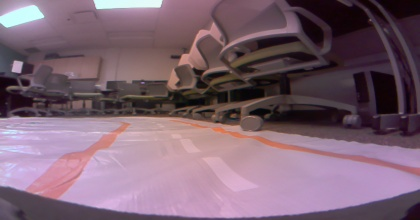
#> input picture sample_0.jpg, 420 x 220 px
$ python -i Cameras.py   (imports and definitions only)
#> lines starting #> are read from the running program, lines starting #| are printed output that depends on the picture; after the words box and inside, x2 and y2 are one past the last pixel; in counts of white or black regions, pixels touching at a corner belong together
#> further down, picture is the input picture: shape (220, 420, 3); mean B, G, R 113.7, 98.7, 124.2
import sys
import cv2
import numpy as np
import threading
import os
from pal.products.qcar import QCarCameras, IS_PHYSICAL_QCAR
from pal.utilities.vision import Camera2D
from pal.products.qcar import QCarRealSense, IS_PHYSICAL_QCAR

# [42 lines left out: functions region_of_interest, detect_lanes, not called in this run]


# [1 line that did not run here, left out]
# [1 line that did not run here, left out]
# [1 line that did not run here, left out]
# [1 line that did not run here, left out]
# [1 line that did not run here, left out]

def identify_lane(frame):

    # remove the QCAR bumper from view
    height, width = frame.shape[:2]
#> height = 220; width = 420
    cropped_height = int(height*0.85)
#> cropped_height = 187
    frame = frame[:cropped_height,:]
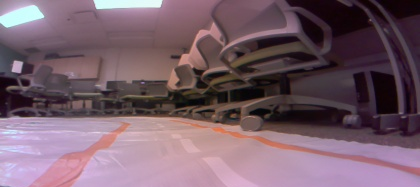
#> frame: shape (187, 420, 3); mean of channels 0, 1, 2 106.8, 94.5, 119.2; drawn as B, G, R

    # store image size
    height, width = frame.shape[:2]
#> height = 187

    # [7 lines of commented-out code are left out]
    hsv_image = cv2.cvtColor(frame, cv2.COLOR_BGR2HSV)
#> hsv_image: shape (187, 420, 3); mean H, S, V 130.6, 73.5, 121.3

    # lane color range (orange)
    opaque_orange = np.array([255,204,204])
    saturated_orange = np.array([153,76,0])

    # saturate the lane color
    orange_mask = cv2.inRange(hsv_image,opaque_orange,saturated_orange)
#> orange_mask: shape (187, 420); every value is 0
    orange_region = cv2.bitwise_and(frame,frame,mask=orange_mask)
#> orange_region: shape (187, 420, 3); every value is 0
    hsv_image[:,:,1] = np.clip(hsv_image[:,:,1]*1.25,0,255)
#> hsv_image: shape (187, 420, 3); mean H, S, V 130.6, 90.9, 121.3
    hsv_image[:,:,2] = np.clip(hsv_image[:,:,2]*1.25,0,255)
#> hsv_image: shape (187, 420, 3); mean H, S, V 130.6, 90.9, 149.5

    # convert back
    saturated_frame = cv2.cvtColor(hsv_image,cv2.COLOR_HSV2BGR)
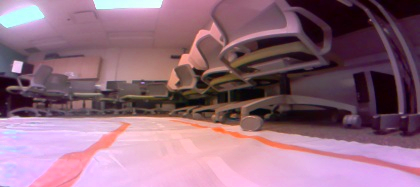
#> saturated_frame: shape (187, 420, 3); mean B, G, R 126.6, 107.7, 146.4

    # blurr the background + apply edge detection
    blurred_image = cv2.GaussianBlur(saturated_frame,(3,3),1.5)
    edges = cv2.Canny(blurred_image,50,150)
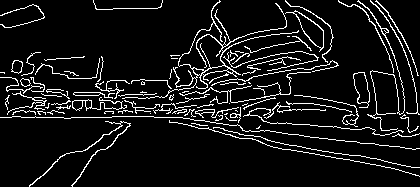
#> edges: shape (187, 420); 8.6% white in thin lines or dots
    mask = np.zeros((height,width),dtype=np.uint8)
    ellipse = cv2.ellipse(mask,(width//2,height -50),(int(width//2),int(height//4)),0,0,360,255, -20)
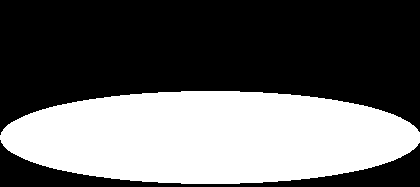
#> mask: shape (187, 420); 39.1% white; 1 white region, box (x1, y1, x2, y2) and area: (0, 91, 420, 184) 30748
    frame = cv2.bitwise_and(edges,edges,mask=mask)
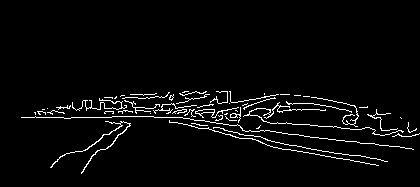
#> frame: shape (187, 420); 3.5% white in thin lines or dots, all inside (x1, y1, x2, y2) = (21, 91, 420, 174)

    #gray_scaled = cv2.cvtColor(frame,cv2.COLOR_BGR2GRAY)

    return frame

# [44 lines left out: function camPreview, not called in this run]


# [10 lines not run here, left out]

>>> import cv2
>>> picture = cv2.imread('sample_0.jpg')
>>> result = identify_lane(picture)
